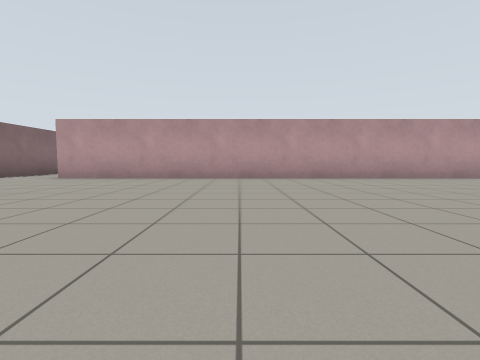
[1] (above)

18 first-person views from a walk through a world built for the Gazebo simulator. The camera is 0.72 m above the floor, tilts 4° down and sees 85° across. The floor is counted in squares, 2 m on a side. Each view is taken from the middle of a square. On the plan, view 1 faces up. The plan holds only what a view shows up to about 9 squares ahead; the rest is blank.

[2]
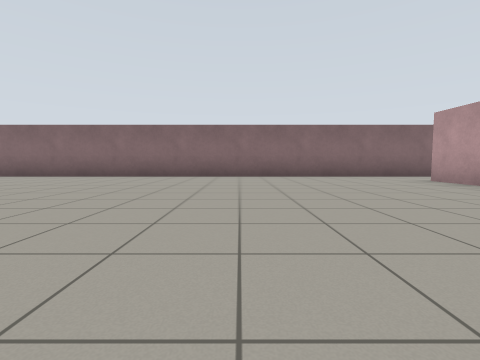

[3]
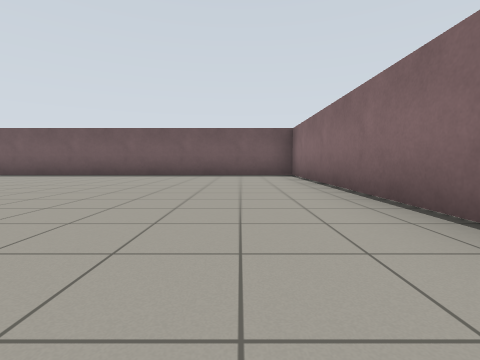

[4]
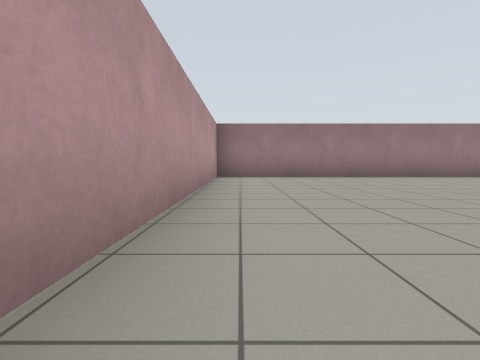

[5]
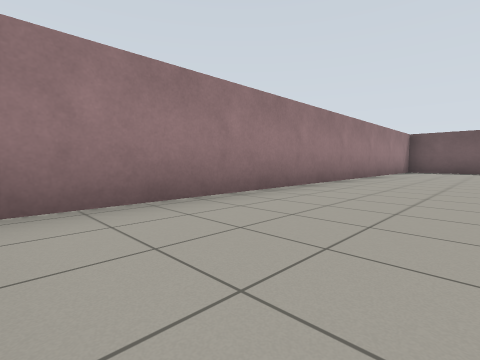

[6]
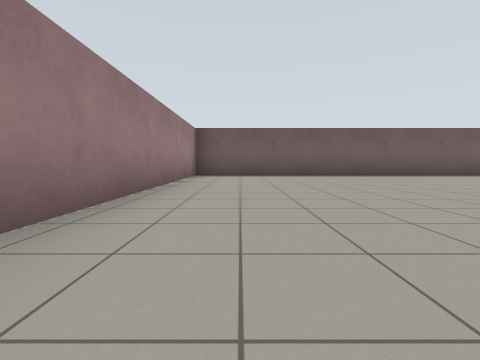

[7]
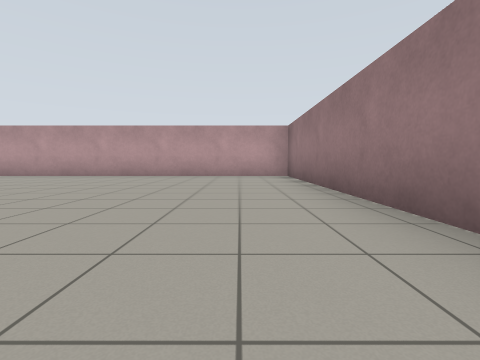

[8]
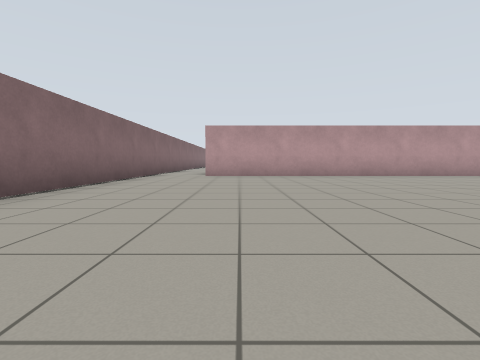

[9]
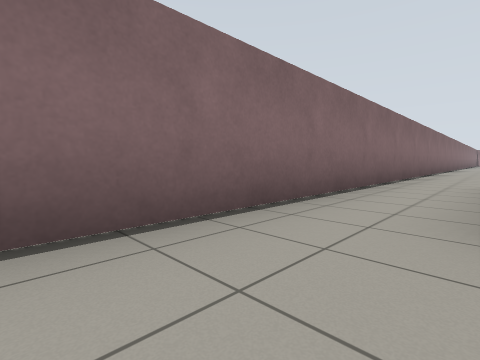

[10]
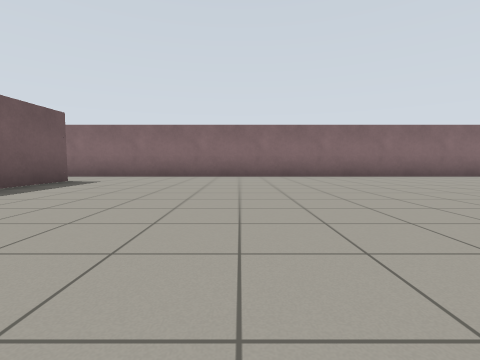

[11]
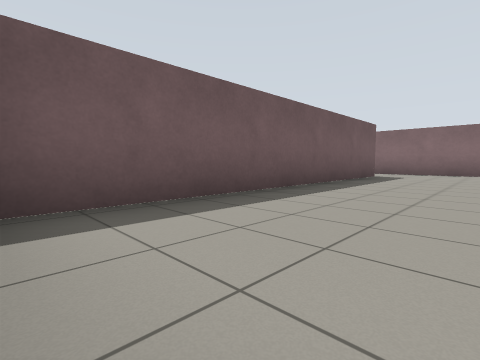

[12]
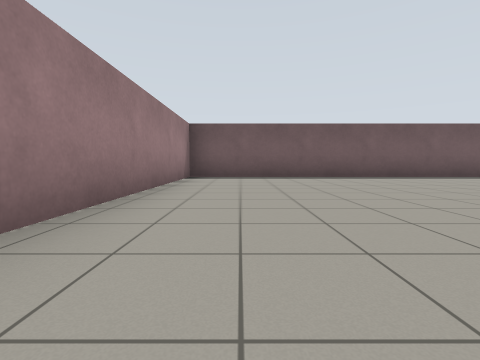

[13]
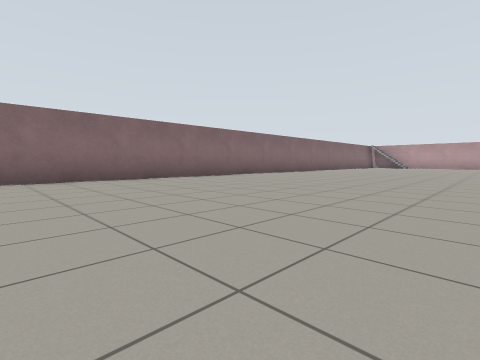

[14]
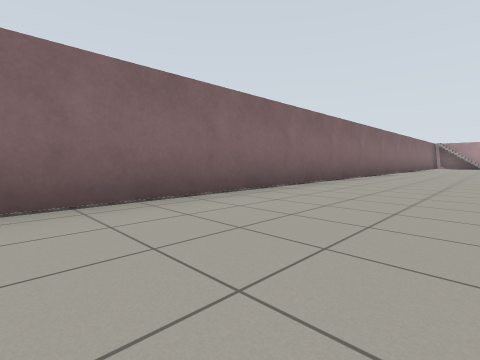

[15]
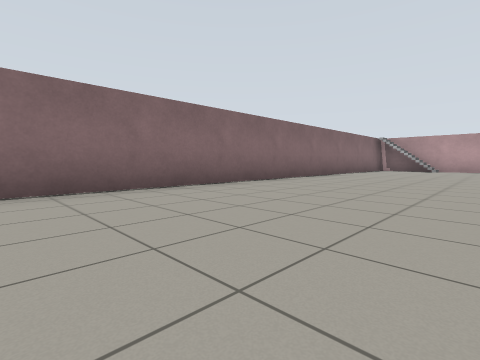

[16]
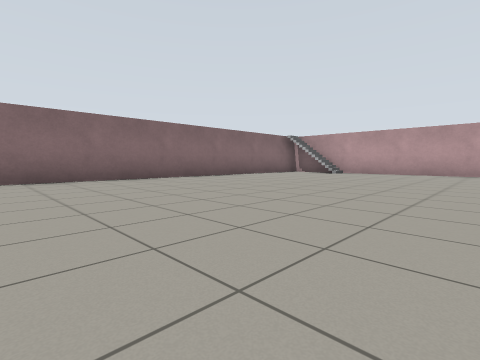

[17]
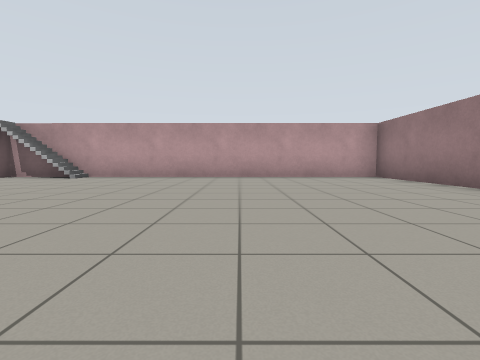

[18]
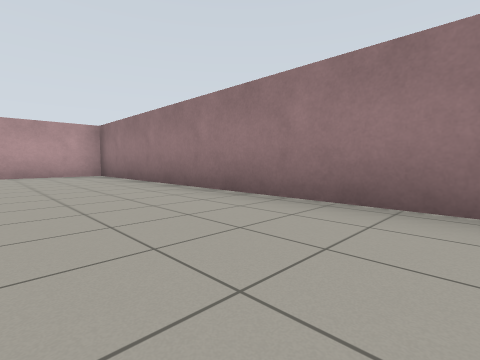

### Floor plan
Points are (right, up) in squares from view 1. A wall is a line through its corners. A room is listed if a view was taken in it or the views show most of it. See-through windows are left out.
Room 1 (views 1, 2, 3, 4, 5, 6, 7, 8, 9)
walls: (-5.4, 5.6) (-5.4, -5.1) (7.2, -5.1) (7.2, 5.5) (-3.9, 5.5)
ways out: opening at (-4.5, 5) to room 2
Room 2 (views 10, 11, 12, 13, 14, 15, 16, 17, 18)
walls: (3.2, 24) (3.2, 31.1) (-4.5, 31.1); (-5.4, 30.3) (-5.4, 5.6); (-3.9, 8.8) (3.2, 8.8) (3.2, 13.8)
ways out: opening at (-4.5, 5) to room 1
objects: stairs (-5, 31)

Positions as (right, up) in squares from view 1, and headings:
1: (0, 0), facing up
2: (1, 2), facing left
3: (-4, 2), facing down
4: (1, 5), facing right
5: (5, 5), facing down-right
6: (6, 2), facing down
7: (6, -1), facing up
8: (-3, -1), facing up
9: (-4, 4), facing up-left
10: (1, 12), facing left
11: (3, 11), facing down-left
12: (2, 15), facing down
13: (0, 15), facing up-left
14: (-3, 15), facing up-left
15: (-2, 20), facing up-left
16: (0, 23), facing up-left
17: (0, 25), facing up
18: (1, 24), facing up-right
